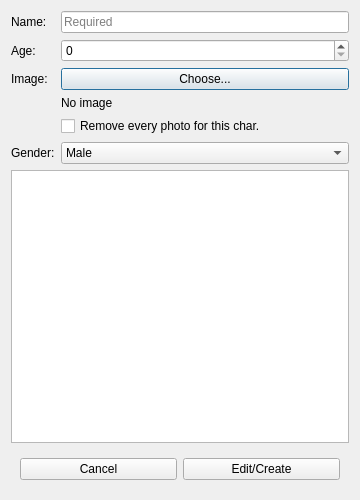
<?xml version="1.0" encoding="UTF-8"?>
<ui version="4.0">
 <class>Dialog</class>
 <widget class="QDialog" name="Dialog">
  <property name="geometry">
   <rect>
    <x>0</x>
    <y>0</y>
    <width>360</width>
    <height>500</height>
   </rect>
  </property>
  <property name="minimumSize">
   <size>
    <width>360</width>
    <height>500</height>
   </size>
  </property>
  <property name="windowTitle">
   <string>Edit/New character</string>
  </property>
  <layout class="QVBoxLayout" name="verticalLayout">
   <item>
    <layout class="QFormLayout" name="formLayout">
     <property name="fieldGrowthPolicy">
      <enum>QFormLayout::AllNonFixedFieldsGrow</enum>
     </property>
     <item row="0" column="0">
      <widget class="QLabel" name="label">
       <property name="text">
        <string>Name:</string>
       </property>
      </widget>
     </item>
     <item row="0" column="1">
      <widget class="QLineEdit" name="linename">
       <property name="inputMask">
        <string/>
       </property>
       <property name="text">
        <string/>
       </property>
       <property name="placeholderText">
        <string>Required</string>
       </property>
      </widget>
     </item>
     <item row="1" column="0">
      <widget class="QLabel" name="label_2">
       <property name="text">
        <string>Age:</string>
       </property>
      </widget>
     </item>
     <item row="1" column="1">
      <widget class="QSpinBox" name="spinage">
       <property name="maximum">
        <number>1000000</number>
       </property>
      </widget>
     </item>
     <item row="2" column="0">
      <widget class="QLabel" name="label_3">
       <property name="text">
        <string>Image:</string>
       </property>
      </widget>
     </item>
     <item row="2" column="1">
      <widget class="QPushButton" name="chooseimage">
       <property name="text">
        <string>Choose...</string>
       </property>
      </widget>
     </item>
     <item row="3" column="1">
      <widget class="QLabel" name="pathimage">
       <property name="text">
        <string>No image</string>
       </property>
      </widget>
     </item>
     <item row="5" column="0">
      <widget class="QLabel" name="label_5">
       <property name="text">
        <string>Gender:</string>
       </property>
      </widget>
     </item>
     <item row="5" column="1">
      <widget class="QComboBox" name="comboGender">
       <item>
        <property name="text">
         <string>Male</string>
        </property>
       </item>
       <item>
        <property name="text">
         <string>Female</string>
        </property>
       </item>
       <item>
        <property name="text">
         <string>Unknow</string>
        </property>
       </item>
      </widget>
     </item>
     <item row="4" column="1">
      <widget class="QCheckBox" name="remphotocheck">
       <property name="text">
        <string>Remove every photo for this char.</string>
       </property>
      </widget>
     </item>
    </layout>
   </item>
   <item>
    <widget class="QTextEdit" name="texteditBio"/>
   </item>
   <item>
    <widget class="QWidget" name="widget" native="true">
     <layout class="QHBoxLayout" name="horizontalLayout">
      <item>
       <widget class="QPushButton" name="cancelButton">
        <property name="text">
         <string>Cancel</string>
        </property>
       </widget>
      </item>
      <item>
       <widget class="QPushButton" name="editButton">
        <property name="text">
         <string>Edit/Create</string>
        </property>
       </widget>
      </item>
     </layout>
    </widget>
   </item>
  </layout>
 </widget>
 <resources/>
 <connections>
  <connection>
   <sender>cancelButton</sender>
   <signal>clicked()</signal>
   <receiver>Dialog</receiver>
   <slot>close()</slot>
   <hints>
    <hint type="sourcelabel">
     <x>97</x>
     <y>466</y>
    </hint>
    <hint type="destinationlabel">
     <x>179</x>
     <y>249</y>
    </hint>
   </hints>
  </connection>
 </connections>
</ui>
